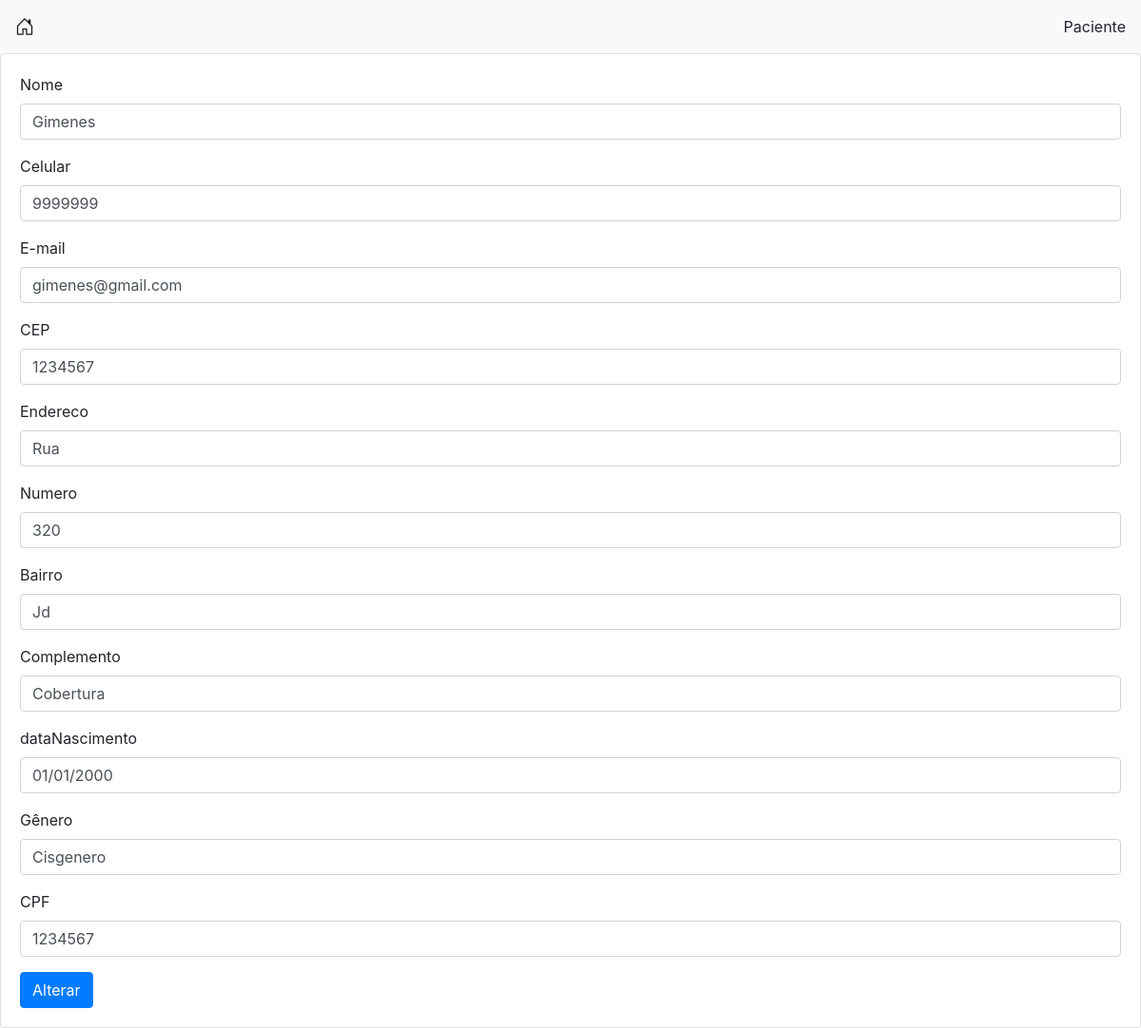
The page /editar/8 on the database its author committed.
### tables this page shows
CREATE TABLE pacientes (id INTEGER PRIMARY KEY AUTOINCREMENT, nome VARCHAR(50), email VARCHAR(50), fone VARCHAR(50), cep VARCHAR(50), endereco VARCHAR(50), bairro VARCHAR(50), numero INT, complemento VARCHAR(30), dataNascimento VARCHAR(15), genero VARCHAR(20), cpf VARCHAR(20));

### views.py (the view)
@app.route('/editar/<id>')
def editar(id):
    paciente = banco.selectOne(id)
    return render_template('editar.html', paciente=paciente)

### banco.py (called while the page is built)
def selectOne(id):
    conexao = sqlite3.connect('cadastro.db')
    cursor = conexao.cursor()
    cursor.execute("SELECT * FROM pacientes WHERE id="+id)
    paciente = cursor.fetchall()
    conexao.close()
    return paciente

### templates/editar.html (shortened to what this page needs)
{% extends "template.html" %}
{% block nav %}
Paciente
{% endblock %}
{% block conteudo %}
{% for p in paciente %}
<form  method="POST" action="/alterar">
    <div class="form-group">
        <label for="nome">Nome</label>
        <input type="text" class="form-control" id="nome"  name="nome" placeholder="Nome" value={{p[1]}} >
    </div>
    <div class="form-group">
        <label for="fone">Celular</label>
        <input type="text" class="form-control" id="fone" name="fone" placeholder="Celular" value={{p[3]}} >
    </div>
    <div class="form-group">
        <label for="email1">E-mail</label>
        <input type="email" class="form-control" id="email1" name="email1" aria-describedby="emailHelp" placeholder="Seu email" value={{p[2]}} >
    </div>
    <div class="form-group">
        <label for="cep">CEP</label>
        <input type="text" class="form-control" id="cep" name="cep" placeholder="CEP" value={{p[4]}} >
    </div>
    <div class="form-group">
        <label for="endereco">Endereco</label>
        <input type="text" class="form-control" id="endereco" name="endereco" placeholder="Endereco" value={{p[5]}} >
    </div>
    <div class="form-group">
        <label for="numero">Numero</label>
        <input type="text" class="form-control" id="numero" name="numero" placeholder="Numero" value={{p[7]}} >
    </div>
    <div class="form-group">
        <label for="bairro">Bairro</label>
        <input type="text" class="form-control" id="bairro" name="bairro" placeholder="Bairro" value={{p[6]}} >
    </div>
    <div class="form-group">
        <label for="complemento">Complemento</label>
        <input type="text" class="form-control" id="complemento" name="complemento" placeholder="Complemento" value={{p[8]}} >
    </div>
    <div class="form-group">
        <label for="dataNascimento">dataNascimento</label>
        <input type="text" class="form-control" id="dataNascimento" name="dataNascimento" placeholder="Data de Nascimento"  value={{p[9]}}>
    </div>
    <div class="form-group">
        <label for="genero">Gênero</label>
        <input type="text" class="form-control" id="genero" name="genero" placeholder="genero" value={{p[10]}} >
    </div>
    <div class="form-group">
        <label for="cpf">CPF</label>
        <input type="text" class="form-control" id="cpf" name="cpf" placeholder="cpf" value={{p[11]}} >
    </div>
    <button type="submit" class="btn btn-primary">Alterar</button>
</form>
  {% endfor %}
{% endblock %}

### rows shown on the page
pacientes: nome "Gimenes", fone "9999999", email1 "gimenes@gmail.com", cep "1234567", endereco "Rua", numero "320", bairro "Jd", complemento "Cobertura", dataNascimento "01/01/2000", genero "Cisgenero", cpf "1234567"
